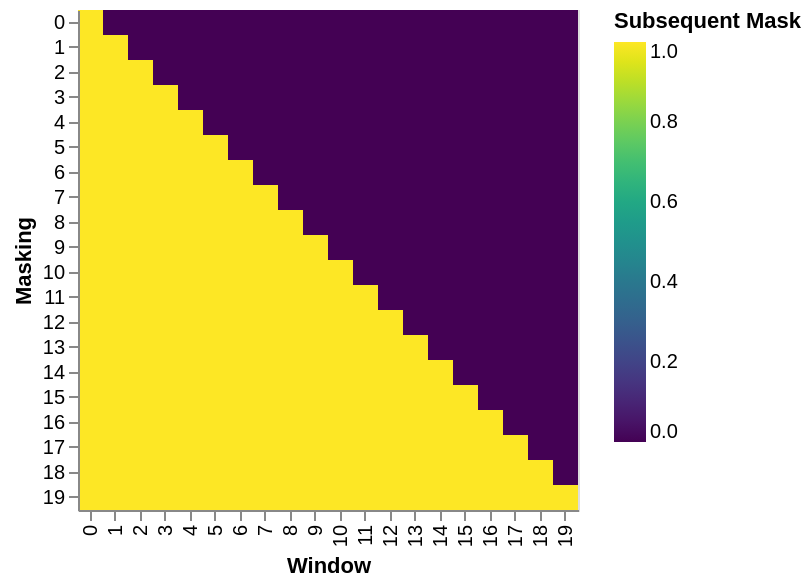

Source (notebook cell):
### Code cell
def example_mask():
    LS_data = pd.concat(
        [
            pd.DataFrame(
                {
                    "Subsequent Mask": subsequent_mask(20)[0][x, y].flatten(),
                    "Window": y,
                    "Masking": x,
                }
            )
            for y in range(20)
            for x in range(20)
        ]
    )

    return (
        alt.Chart(LS_data)
        .mark_rect()
        .properties(height=250, width=250)
        .encode(
            alt.X("Window:O"),
            alt.Y("Masking:O"),
            alt.Color("Subsequent Mask:Q", scale=alt.Scale(scheme="viridis")),
        )
        .interactive()
    )


show_example(example_mask)

### Figure 1 — Vega-Lite specification as saved in the notebook (floating-point values rounded to 4 significant figures; data arrays with more than 128 entries replaced by an {"elided": "..."} marker saying what was removed)
{"config": {"view": {"continuousWidth": 300, "continuousHeight": 300}}, "data": {"name": "data-b1e327ac8c79b2564320d4813313cbb8"}, "mark": {"type": "rect"}, "encoding": {"color": {"field": "Subsequent Mask", "scale": {"scheme": "viridis"}, "type": "quantitative"}, "x": {"field": "Window", "type": "ordinal"}, "y": {"field": "Masking", "type": "ordinal"}}, "height": 250, "params": [{"name": "param_1", "select": {"type": "interval", "encodings": ["x", "y"]}, "bind": "scales"}], "width": 250, "$schema": "https://vega.github.io/schema/vega-lite/v5.20.1.json", "datasets": {"data-b1e327ac8c79b2564320d4813313cbb8": {"elided": "400 records"}}}
